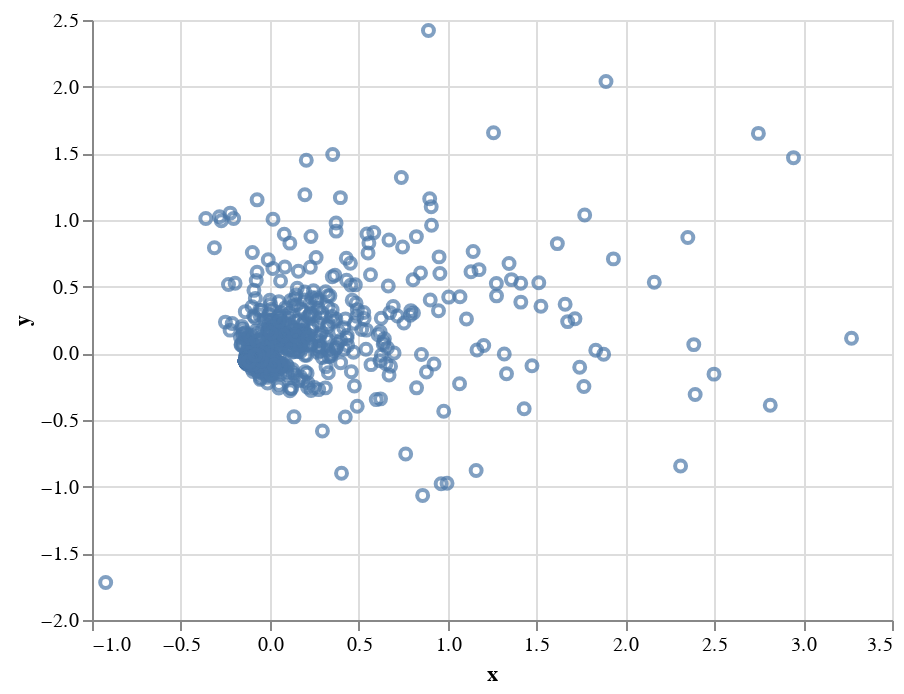

Here is the notebook cell this chart was saved with:
### Markdown cell above
### MDS

### Code cell
embedding = MDS(n_components=2)
result_mds = embedding.fit_transform(X)

mds_df = pd.DataFrame(data=result_mds, columns=['x','y'])

alt.Chart(mds_df).mark_point().encode(
    x='x:Q',
    y='y:Q',
)

### Figure 1 — Vega-Lite specification as saved in the notebook (floating-point values rounded to 4 significant figures; data arrays with more than 128 entries replaced by an {"elided": "..."} marker saying what was removed)
{"config": {"view": {"continuousWidth": 400, "continuousHeight": 300}}, "data": {"name": "data-e288faf44406a0b9eb336b5e66e3a7c7"}, "mark": "point", "encoding": {"x": {"type": "quantitative", "field": "x"}, "y": {"type": "quantitative", "field": "y"}}, "$schema": "https://vega.github.io/schema/vega-lite/v4.0.2.json", "datasets": {"data-e288faf44406a0b9eb336b5e66e3a7c7": {"elided": "1994 records"}}}
